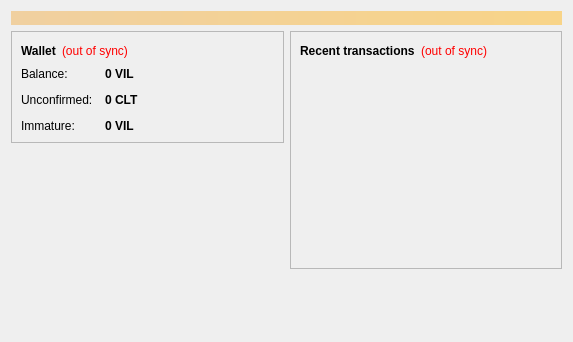
<?xml version="1.0" encoding="UTF-8"?>
<ui version="4.0">
 <class>OverviewPage</class>
 <widget class="QWidget" name="OverviewPage">
  <property name="geometry">
   <rect>
    <x>0</x>
    <y>0</y>
    <width>573</width>
    <height>342</height>
   </rect>
  </property>
  <property name="windowTitle">
   <string>Form</string>
  </property>
  <layout class="QVBoxLayout" name="topLayout">
   <item>
    <widget class="QLabel" name="labelAlerts">
     <property name="visible">
      <bool>false</bool>
     </property>
     <property name="styleSheet">
      <string notr="true">background-color: qlineargradient(x1: 0, y1: 0, x2: 1, y2: 0, stop:0 #F0D0A0, stop:1 #F8D488); color:#000000;</string>
     </property>
     <property name="wordWrap">
      <bool>true</bool>
     </property>
     <property name="margin">
      <number>3</number>
     </property>
    </widget>
   </item>
   <item>
    <layout class="QHBoxLayout" name="horizontalLayout" stretch="1,1">
     <item>
      <layout class="QVBoxLayout" name="verticalLayout_2">
       <item>
        <widget class="QFrame" name="frame">
         <property name="frameShape">
          <enum>QFrame::StyledPanel</enum>
         </property>
         <property name="frameShadow">
          <enum>QFrame::Raised</enum>
         </property>
         <layout class="QVBoxLayout" name="verticalLayout_4">
          <item>
           <layout class="QHBoxLayout" name="horizontalLayout_4">
            <item>
             <widget class="QLabel" name="label_5">
              <property name="font">
               <font>
                <weight>75</weight>
                <bold>true</bold>
               </font>
              </property>
              <property name="text">
               <string>Wallet</string>
              </property>
             </widget>
            </item>
            <item>
             <widget class="QLabel" name="labelWalletStatus">
              <property name="toolTip">
               <string>The displayed information may be out of date. Your wallet automatically synchronizes with the Lenin network after a connection is established, but this process has not completed yet.</string>
              </property>
              <property name="styleSheet">
               <string notr="true">QLabel { color: red; }</string>
              </property>
              <property name="text">
               <string notr="true">(out of sync)</string>
              </property>
              <property name="alignment">
               <set>Qt::AlignLeading|Qt::AlignLeft|Qt::AlignVCenter</set>
              </property>
             </widget>
            </item>
            <item>
             <spacer name="horizontalSpacer_2">
              <property name="orientation">
               <enum>Qt::Horizontal</enum>
              </property>
              <property name="sizeHint" stdset="0">
               <size>
                <width>40</width>
                <height>20</height>
               </size>
              </property>
             </spacer>
            </item>
           </layout>
          </item>
          <item>
           <layout class="QFormLayout" name="formLayout_2">
            <property name="fieldGrowthPolicy">
             <enum>QFormLayout::AllNonFixedFieldsGrow</enum>
            </property>
            <property name="horizontalSpacing">
             <number>12</number>
            </property>
            <property name="verticalSpacing">
             <number>12</number>
            </property>
            <item row="0" column="0">
             <widget class="QLabel" name="label">
              <property name="text">
               <string>Balance:</string>
              </property>
             </widget>
            </item>
            <item row="0" column="1">
             <widget class="QLabel" name="labelBalance">
              <property name="font">
               <font>
                <weight>75</weight>
                <bold>true</bold>
               </font>
              </property>
              <property name="cursor">
               <cursorShape>IBeamCursor</cursorShape>
              </property>
              <property name="toolTip">
               <string>Your current balance</string>
              </property>
              <property name="text">
               <string notr="true">0 VIL</string>
              </property>
              <property name="textInteractionFlags">
               <set>Qt::LinksAccessibleByMouse|Qt::TextSelectableByKeyboard|Qt::TextSelectableByMouse</set>
              </property>
             </widget>
            </item>
            <item row="1" column="0">
             <widget class="QLabel" name="label_3">
              <property name="text">
               <string>Unconfirmed:</string>
              </property>
             </widget>
            </item>
            <item row="1" column="1">
             <widget class="QLabel" name="labelUnconfirmed">
              <property name="font">
               <font>
                <weight>75</weight>
                <bold>true</bold>
               </font>
              </property>
              <property name="cursor">
               <cursorShape>IBeamCursor</cursorShape>
              </property>
              <property name="toolTip">
               <string>Total of transactions that have yet to be confirmed, and do not yet count toward the current balance</string>
              </property>
              <property name="text">
               <string notr="true">0 CLT</string>
              </property>
              <property name="textInteractionFlags">
               <set>Qt::LinksAccessibleByMouse|Qt::TextSelectableByKeyboard|Qt::TextSelectableByMouse</set>
              </property>
             </widget>
            </item>
            <item row="2" column="0">
             <widget class="QLabel" name="labelImmatureText">
              <property name="text">
               <string>Immature:</string>
              </property>
             </widget>
            </item>
            <item row="2" column="1">
             <widget class="QLabel" name="labelImmature">
              <property name="font">
               <font>
                <weight>75</weight>
                <bold>true</bold>
               </font>
              </property>
              <property name="toolTip">
               <string>Mined balance that has not yet matured</string>
              </property>
              <property name="text">
               <string notr="true">0 VIL</string>
              </property>
              <property name="textInteractionFlags">
               <set>Qt::LinksAccessibleByMouse|Qt::TextSelectableByKeyboard|Qt::TextSelectableByMouse</set>
              </property>
             </widget>
            </item>
           </layout>
          </item>
         </layout>
        </widget>
       </item>
       <item>
        <spacer name="verticalSpacer">
         <property name="orientation">
          <enum>Qt::Vertical</enum>
         </property>
         <property name="sizeHint" stdset="0">
          <size>
           <width>20</width>
           <height>40</height>
          </size>
         </property>
        </spacer>
       </item>
        <item>
         <widget class="QLabel" name="label_wallet_bgcoin">
          <property name="text">
           <string/>
          </property>
          <property name="pixmap">
           <pixmap resource="../bitcoin.qrc">:/images/wallet_bgcoin</pixmap>
          </property>
          <property name="scaledContents">
           <bool>false</bool>
          </property>
          <property name="alignment">
           <set>Qt::AlignCenter</set>
          </property>
          <property name="margin">
           <number>-2</number>
          </property>
         </widget>
        </item>
        <item>
         <widget class="QLabel" name="label_6">
          <property name="text">
           <string/>
          </property>
         </widget>
        </item>
      </layout>
     </item>
     <item>
      <layout class="QVBoxLayout" name="verticalLayout_3">
       <item>
        <widget class="QFrame" name="frame_2">
         <property name="frameShape">
          <enum>QFrame::StyledPanel</enum>
         </property>
         <property name="frameShadow">
          <enum>QFrame::Raised</enum>
         </property>
         <layout class="QVBoxLayout" name="verticalLayout">
          <item>
           <layout class="QHBoxLayout" name="horizontalLayout_2">
            <item>
             <widget class="QLabel" name="label_4">
              <property name="text">
               <string>&lt;b&gt;Recent transactions&lt;/b&gt;</string>
              </property>
             </widget>
            </item>
            <item>
             <widget class="QLabel" name="labelTransactionsStatus">
              <property name="toolTip">
               <string>The displayed information may be out of date. Your wallet automatically synchronizes with the Lenin network after a connection is established, but this process has not completed yet.</string>
              </property>
              <property name="styleSheet">
               <string notr="true">QLabel { color: red; }</string>
              </property>
              <property name="text">
               <string notr="true">(out of sync)</string>
              </property>
              <property name="alignment">
               <set>Qt::AlignRight|Qt::AlignTrailing|Qt::AlignVCenter</set>
              </property>
             </widget>
            </item>
            <item>
             <spacer name="horizontalSpacer">
              <property name="orientation">
               <enum>Qt::Horizontal</enum>
              </property>
              <property name="sizeHint" stdset="0">
               <size>
                <width>40</width>
                <height>20</height>
               </size>
              </property>
             </spacer>
            </item>
           </layout>
          </item>
          <item>
           <widget class="QListView" name="listTransactions">
            <property name="styleSheet">
             <string notr="true">QListView { background: transparent; }</string>
            </property>
            <property name="frameShape">
             <enum>QFrame::NoFrame</enum>
            </property>
            <property name="verticalScrollBarPolicy">
             <enum>Qt::ScrollBarAlwaysOff</enum>
            </property>
            <property name="horizontalScrollBarPolicy">
             <enum>Qt::ScrollBarAlwaysOff</enum>
            </property>
            <property name="selectionMode">
             <enum>QAbstractItemView::NoSelection</enum>
            </property>
           </widget>
          </item>
         </layout>
        </widget>
       </item>
       <item>
        <spacer name="verticalSpacer_2">
         <property name="orientation">
          <enum>Qt::Vertical</enum>
         </property>
         <property name="sizeHint" stdset="0">
          <size>
           <width>20</width>
           <height>40</height>
          </size>
         </property>
        </spacer>
       </item>
      </layout>
     </item>
    </layout>
   </item>
  </layout>
 </widget>
 <resources/>
 <connections/>
</ui>
